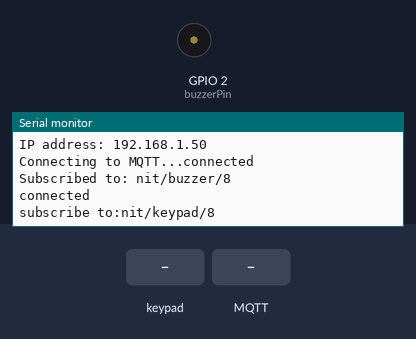
The sketch below on a simulated ESP32. On the bench: buzzer (waves = sounding, pin HIGH), the last lines printed to the serial monitor. The test bench sets the inputs (shaded band). WiFi joins after 1.5 s; servers stay silent unless stated; no MQTT or app messages arrive unless stated.

Above: at 2.7 s.
2.8 s: key '1' pressed
At 3.8 s:
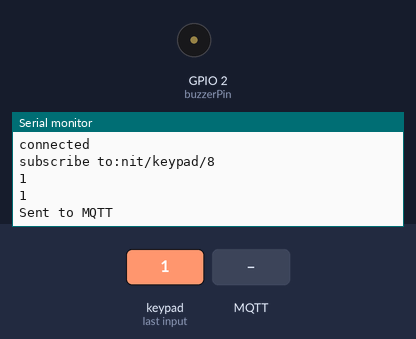
4.3 s: keypad keys 1 3 1 2 1 4 2 7 # pressed 0.4 s apart
At 8.6 s:
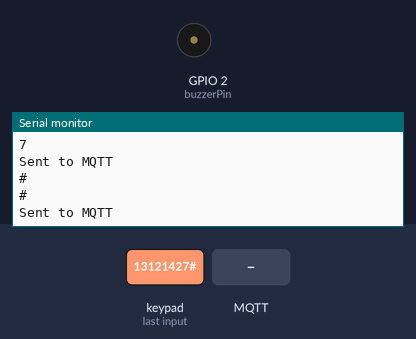
9.4 s: MQTT message "on" arrives on the first subscribed topic
At 10.0 s:
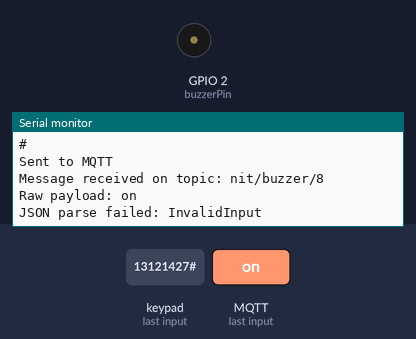
10.9 s: key 'A' pressed
At 12.1 s:
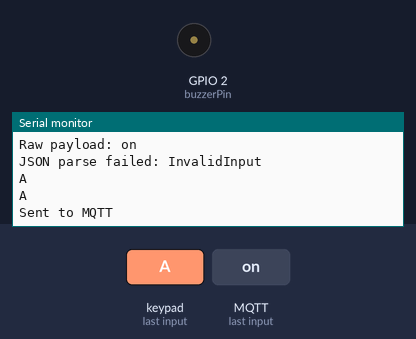
12.4 s: keypad keys 1 3 1 2 1 4 2 7 * pressed 0.4 s apart
At 16.2 s:
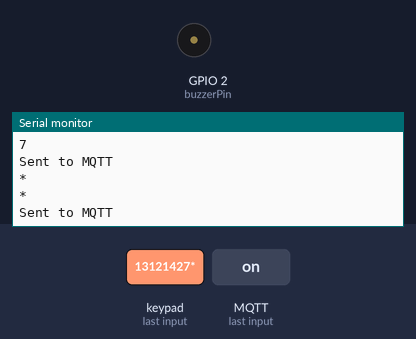
17.5 s: MQTT message "off" arrives on the first subscribed topic
At 18.5 s:
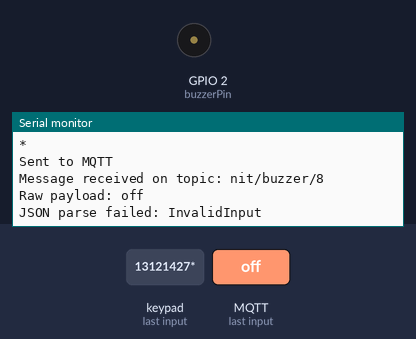
Timing chart, 0 to 20.0 s (numbered marks = the images above; inputs shaded):
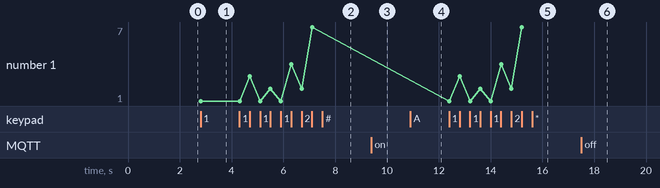

The sketch:

cllll.ino
```cpp
#include <WiFi.h>
#include <PubSubClient.h>
#include <ArduinoJson.h>
#include <Keypad.h>

const byte ROWS = 4;
const byte COLS = 4;

char keys[ROWS][COLS] = {
  {'1','2','3','A'},
  {'4','5','6','B'},
  {'7','8','9','C'},
  {'*','0','#','D'}
};

byte rowPins[ROWS] = {13, 12, 14, 27};
byte colPins[COLS] = {26, 25, 33, 32};

Keypad keypad = Keypad(makeKeymap(keys), rowPins, colPins, ROWS, COLS);

// ==========================
// Wi-Fi credentials
// ==========================
const char* ssid = "KK-Network";
const char* password = "network11";

// ==========================
// MQTT broker settings
// ==========================
const char* mqttServer = "broker.hivemq.com";   // or your broker IP/domain
const int mqttPort = 1883;
const char* mqttUser = "";                      // leave empty if not used
const char* mqttPassword = "";                  // leave empty if not used

// ==========================
// MQTT topics
// ==========================
const char* buzzerTopic = "nit/buzzer/8";
const char* keypadTopic= "nit/keypad/8";

// ==========================
// Globals
// ==========================
WiFiClient espClient;
PubSubClient client(espClient);

const int buzzerPin = 2;
bool buzzerState = false;

// ==========================
// Connect to Wi-Fi
// ==========================
void connectWiFi() {
  Serial.print("Connecting to Wi-Fi");

  WiFi.mode(WIFI_STA);
  WiFi.begin(ssid, password);

  while (WiFi.status() != WL_CONNECTED) {
    delay(500);
    Serial.print(".");
  }

  Serial.println();
  Serial.println("Wi-Fi connected");
  Serial.print("IP address: ");
  Serial.println(WiFi.localIP());
}


void playTone() {
  ledcWriteTone(buzzerPin, 1000);
  delay(300);
  ledcWriteTone(buzzerPin, 0);
  delay(50);
}


// ==========================
// MQTT message callback
// ==========================
void mqttCallback(char* topic, byte* payload, unsigned int length) {
  Serial.println();
  Serial.print("Message received on topic: ");
  Serial.println(topic);

  // Convert payload bytes to a null-terminated char array
  char message[length + 1];
  for (unsigned int i = 0; i < length; i++) {
    message[i] = (char)payload[i];
  }
  message[length] = '\0';

  Serial.print("Raw payload: ");
  Serial.println(message);

  // Parse JSON
  JsonDocument doc;
  DeserializationError error = deserializeJson(doc, message);

  if (error) {
    Serial.print("JSON parse failed: ");
    Serial.println(error.c_str());
    return;
  }

  // Safely read fields
  const char* state = doc["state"] | "";

  Serial.print("received state: ");
  Serial.println(state);

  // Example actions
  if (strcmp(state, "on") == 0) {
    buzzerState = true;
    Serial.println("Buzzer turned ON");
  }
  else if (strcmp(state, "off") == 0) {
    buzzerState = false;
    Serial.println("Buzzer turned OFF");
  }
}

// ==========================
// Connect/reconnect MQTT
// ==========================
void connectMQTT() {
  while (!client.connected()) {
    Serial.print("Connecting to MQTT...");

    String clientId = "ESP32Client-";
    clientId += String((uint32_t)ESP.getEfuseMac(), HEX);

    bool connected;
    if (strlen(mqttUser) > 0) {
      connected = client.connect(clientId.c_str(), mqttUser, mqttPassword);
    } else {
      connected = client.connect(clientId.c_str());
    }

    if (connected) {
      Serial.println("connected");
      client.subscribe(buzzerTopic);
      Serial.print("Subscribed to: ");
      Serial.println(buzzerTopic);
    }
    else {
      Serial.print("failed, rc=");
      Serial.print(client.state());
      Serial.println(" retrying in 3 seconds");
      delay(3000);
    }
     if(connected){
      Serial.println("connected");
      client.subscribe(keypadTopic);
       Serial.print("subscribe to:");
      Serial.println(keypadTopic);
    }
    else {
      Serial.println("keypad not connected");
      client.subscribe(keypadTopic);
      Serial.print("not subscribed to:");
      Serial.print(keypadTopic);
    }
  }
}


// ==========================
// Setup
// ==========================
void setup() {
  Serial.begin(115200);
  ledcAttach(buzzerPin, 2000, 8);

  connectWiFi();

  client.setServer(mqttServer, mqttPort);
  client.setCallback(mqttCallback);
}

// ==========================
// Main loop
// ==========================
void loop() {
  // Reconnect Wi-Fi if needed
  if (WiFi.status() != WL_CONNECTED) {
    Serial.println("Wi-Fi lost. Reconnecting...");
    connectWiFi();
  }

  // Reconnect MQTT if needed
  if (!client.connected()) {
    connectMQTT();
  }

  // Must be called regularly for MQTT
  client.loop();


  if(buzzerState){
    playTone();
  }
    char key = keypad.getKey();

  if (key) {
    Serial.println(key);
}
if (key) {
  Serial.println(key);

  bool ok = client.publish("keypad/data", String(key).c_str());

  if (ok) {
    Serial.println("Sent to MQTT");
  } else {
    Serial.println("Failed to send");
  }
}
}
```

Measured:
- after the input at 2.8 s, the serial monitor: prints a new line at once (image 1)
- after the input at 4.3 s, the serial monitor: prints a new line after 0.40 s (image 2)
- after the input at 9.4 s, the serial monitor: prints a new line at once (image 3)
- after the input at 10.9 s, the serial monitor: prints a new line at once (image 4)
- after the input at 12.4 s, the serial monitor: prints a new line at once (image 5)
- after the input at 17.5 s, the serial monitor: prints a new line at once (image 6)
- plotted number 1: 1 → 7 after the input at 4.3 s
